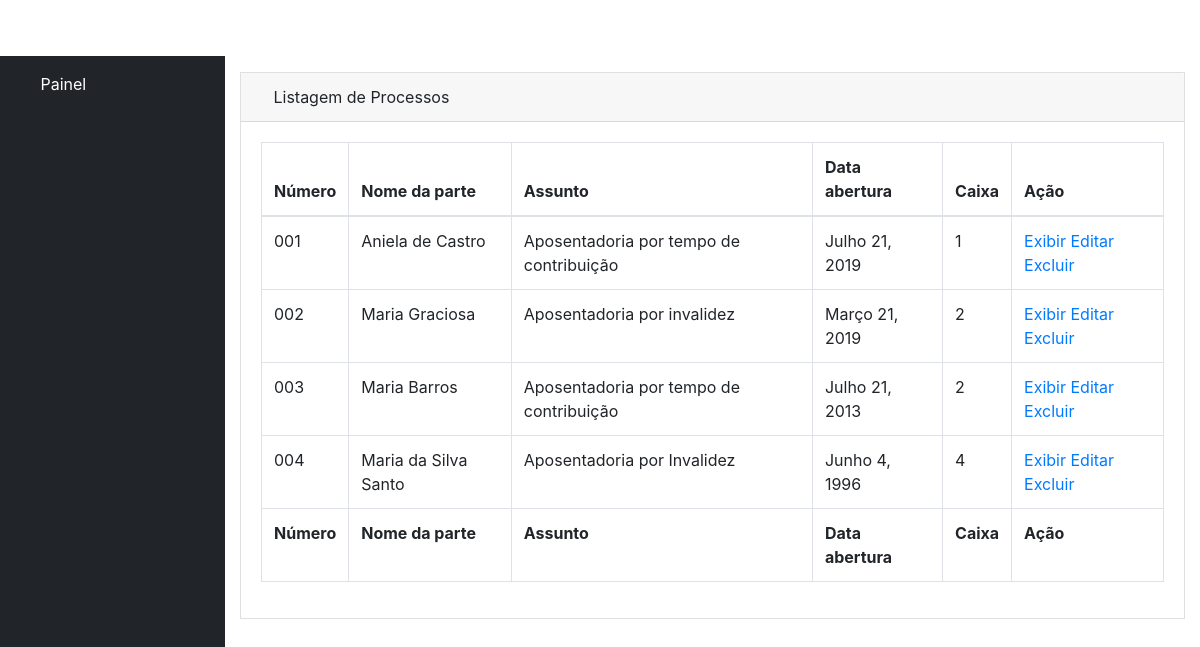
Page /listar/ (signed in) on the earlier database version.
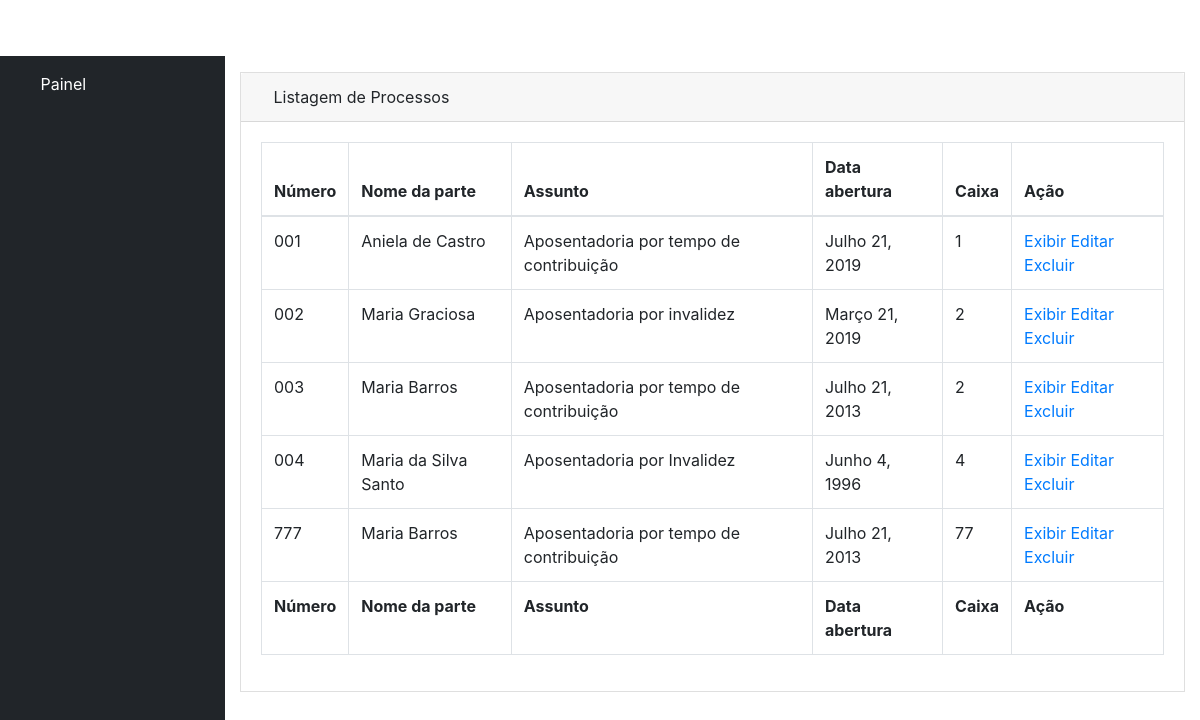
Same page on the later database version.
### processo/models.py (models this page shows, shortened)
class Processo(models.Model):
    numero_processo = models.CharField(max_length=100, blank=False, null=False)
    protocolo_processo = models.CharField(max_length=100, blank=False, null=False)
    nome_parte_processo = models.CharField(max_length=100, blank=False, null=False)
    assunto_processo = models.CharField(max_length=250, blank=False, null=False)
    data_abertura_processo = models.DateField(blank=False, null=False)
    numero_caixa_processo = models.IntegerField()
    divisao_processo = models.ForeignKey(Divisao, on_delete=models.CASCADE)
    tipo_processo = models.ForeignKey(TipoDeProcesso, on_delete=models.CASCADE)
    arquivo_processo = models.FileField(upload_to=user_directory_path, default='sem_arquivo')
    criacao_registro = models.DateField(auto_now_add=True)
    modificacao_registro = models.DateField(auto_now=True)

### processo/views.py (the view)
# urls.py: path('listar/', views.listar, name='listar'),
@login_required
def listar(request):
    dados = Processo.objects.all()
    if dados:
        return render(request, 'processo/listar.html', {'dados':dados})
    else:
        messages.info(request, 'Sem dados para mostrar!')
        return render(request, 'processo/listar.html')

### processo/templates/processo/listar.html (shortened to what this page needs)
{% extends 'processo/base.html' %}
{% block content %}
<div class="card mb-3">
  <div class="card-header">
    <i class="fas fa-list"></i>Listagem de Processos
  </div>
  <div class="card-body">
    <div class="table-responsive">
      <table class="table table-bordered" id="dataTable" width="100%" cellspacing="0">
        <thead>
          <tr>
            <th>Número</th>
            <th>Nome da parte</th>
            <th>Assunto</th>
            <th>Data abertura</th>
            <th>Caixa</th>
            <th>Ação</th>
          </tr>
        </thead>
        <tfoot>
          <tr>
            <th>Número</th>
            <th>Nome da parte</th>
            <th>Assunto</th>
            <th>Data abertura</th>
            <th>Caixa</th>
            <th>Ação</th>
          </tr>
        </tfoot>
        <tbody>
        {% for dado in dados %}
          <tr>
            <td>{{ dado.numero_processo }}</td>
            <td>{{ dado.nome_parte_processo }}</td>
            <td>{{ dado.assunto_processo }}</td>
            <td>{{ dado.data_abertura_processo }}</td>
            <td>{{ dado.numero_caixa_processo }}</td>
            <td>
              <a href="exibir/{{ dado.id }}">Exibir</a>
              <a href="/editar/{{ dado.id }}">Editar</a>
              <a href="#" data-toggle="modal" data-target="#excluirModal{{ dado.id }}">Excluir</a>
            </td>
          </tr>
        {% endfor %}
        </tbody>
      </table>
    </div>
  </div>
</div>
{% endblock %}

Differences in the rows shown:
added Processo: numero_processo "777", nome_parte_processo "Maria Barros", assunto_processo "Aposentadoria por tempo de contribuição", data_abertura_processo "Julho 21, 2013", numero_caixa_processo "77"
